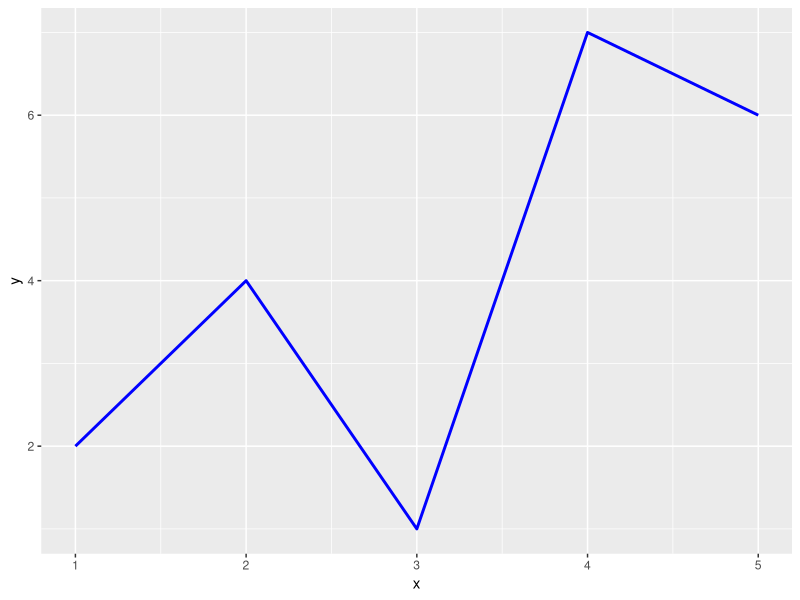

Here is the R script that generated this plot:
library(ggplot2)

x <- c(1, 2, 3, 4, 5)
y <- c(2, 4, 1, 7, 6)

data <- data.frame(x, y)

ggplot(data, aes(x = x, y = y)) + geom_line(color = "blue", linewidth = 1)